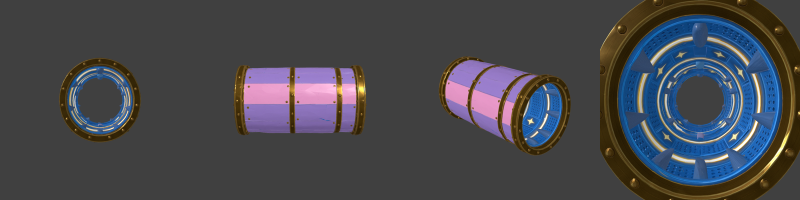
#> input picture Design/meshy_tunnel_views.png, 1600 x 400 px, given in place of 01_Original_Approved_Screen_4.jpg, which was not available (shown at 1/2 size)
$ python zone_water.py ../../../../../../../../../../../Design/meshy_tunnel_views.png
#> lines starting #> are read from the running program, lines starting #| are printed output that depends on the picture; after the words box and inside, x2 and y2 are one past the last pixel; in counts of white or black regions, pixels touching at a corner belong together
"""Water by zone (diagnostic only, sixteenth session): the tunnel's water and the foreground water, original vs game.

    python zone_water.py label=frame.png ...   (the ORIGINAL first, automatically; frames resized to 767 x 1536)

Zones (shares of the frame): TUNNEL x 0.32-0.68, y 0.22-0.52 (the rings round the centre, clear of the side brushes);
FOREGROUND y 0.72-0.97, the full width (her pink, gold and the HUD buttons' corners left out). Classes (HSV, h in degrees):
  cobalt     h 205-235, s >= 0.60, v 0.45-0.92  (the saturated deep blue)
  turquoise  h 180-204, s >= 0.45, v > 0.55
  pale       h 185-235, s 0.12-0.45, v > 0.75   (icy pale blue)
  white      s < 0.12, v > 0.88
  lavender   h 236-290, s > 0.12, v > 0.5      (periwinkle / lavender)
  rainbow    h 20-180 or 290-345, s > 0.15, not gold  (pastel non-blue tints in the water)
and the mean saturation and the local contrast: the mean standard deviation of luminance in 15 x 15 px windows (low = soft,
"cloudy"; the original is the reference)."""
import sys, numpy as np, cv2
from PIL import Image
ORIG = '/home/user/bubblegame/.claude/worktrees/agent-a19467485d7ab6a56/Design/ReferencePacks/2026-11-04_Round6_Construction_Guide/01_Original_Approved_Screen_4.jpg'
def zone(a, name):
    H, W = 1536, 767
    if name == 'TUNNEL': y0, y1, x0, x1 = 0.22, 0.52, 0.32, 0.68
    else: y0, y1, x0, x1 = 0.72, 0.97, 0.0, 1.0
    z = a[int(y0 * H):int(y1 * H), int(x0 * W):int(x1 * W)]
    hsv = cv2.cvtColor(z, cv2.COLOR_RGB2HSV).astype(float); h, s, v = hsv[..., 0] * 2, hsv[..., 1] / 255, hsv[..., 2] / 255
    gold = (h > 20) & (h < 65) & (s > 0.35); pink = ((h >= 290) | (h <= 15)) & (s > 0.3)
    keep = ~(gold | pink)
    if name == 'FOREGROUND':
        yy, xx = np.mgrid[0:z.shape[0], 0:z.shape[1]]; yy = yy / H + y0; xx = xx / W
        keep &= ~((yy > 0.885) & ((xx < 0.37) | (xx > 0.66)))
    L = cv2.cvtColor(z, cv2.COLOR_RGB2GRAY).astype(float)
    m1 = cv2.blur(L, (15, 15)); m2 = cv2.blur(L * L, (15, 15)); sd = np.sqrt(np.maximum(m2 - m1 * m1, 0))
    k = keep
    r = {'cobalt': ((h >= 205) & (h <= 235) & (s >= 0.6) & (v >= 0.45) & (v <= 0.92))[k].mean(),
         'turq': ((h >= 180) & (h < 205) & (s >= 0.45) & (v > 0.55))[k].mean(),
         'pale': ((h >= 185) & (h <= 235) & (s >= 0.12) & (s < 0.45) & (v > 0.75))[k].mean(),
         'white': ((s < 0.12) & (v > 0.88))[k].mean(),
         'lav': ((h > 235) & (h < 290) & (s > 0.12) & (v > 0.5))[k].mean(),
         'rainbow': ((((h >= 20) & (h < 180)) | ((h > 290) & (h <= 345))) & (s > 0.15) & ~gold)[k].mean(),
         'sat': s[k].mean(), 'contrast': sd[k].mean()}
    return r
rows = [('ORIGINAL', ORIG)] + [x.split('=', 1) for x in sys.argv[1:]]
for name in ('TUNNEL', 'FOREGROUND'):
    print(f'\n{name} | cobalt | turquoise | pale | white | lavender | rainbow | mean sat | local contrast')
    print('|---|---|---|---|---|---|---|---|---|')
    for lab, p in rows:
        a = np.asarray(Image.open(p).convert('RGB').resize((767, 1536), Image.LANCZOS))
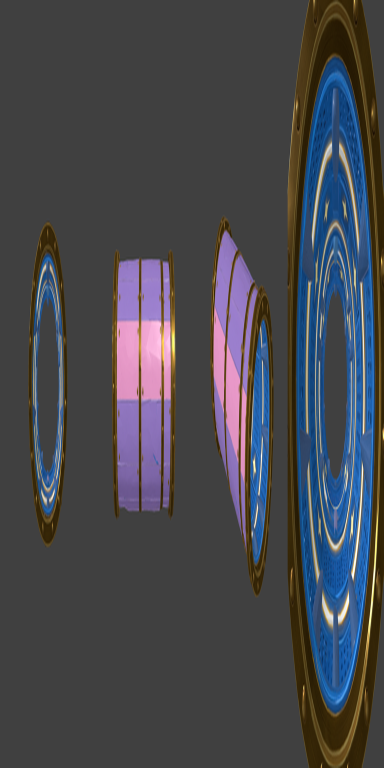
#> a: shape (1536, 767, 3) (shown at 1/2 size); mean R, G, B 70.6, 71.5, 77.2
        r = zone(a, name)
#> in zone, `z = a[int(y0 * H):int(y1 * H), int(x0 * W):int(x1 * W)]`:
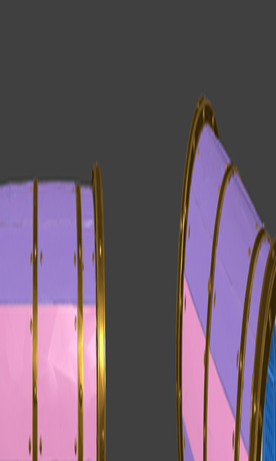
#> z: shape (461, 276, 3); mean R, G, B 109.2, 90.8, 106.3
#> in zone, `hsv = cv2.cvtColor(z, cv2.COLOR_RGB2HSV).astype(float)`:
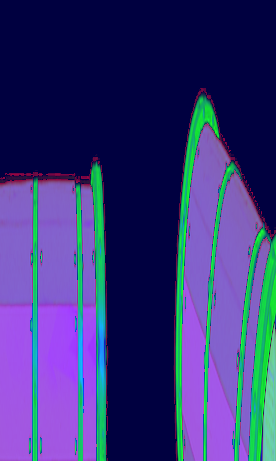
#> hsv: shape (461, 276, 3) float64; mean R, G, B 53.2, 53.4, 119.1
#> in zone, `gold = (h > 20) & (h < 65) & (s > 0.35)`:
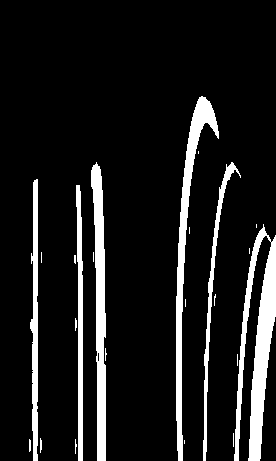
#> gold: shape (461, 276) bool; 11.1% white; 23 white regions (14 under 20 px), largest, box (x1, y1, x2, y2) and area: (234, 224, 276, 461) 4118, (176, 96, 219, 461) 2930, (91, 162, 106, 461) 2714
#> in zone, `pink = ((h >= 290) | (h <= 15)) & (s > 0.3)`: pink: shape (461, 276) bool; 12.1% white; 20 white regions (13 under 20 px), largest, box (x1, y1, x2, y2) and area: (0, 305, 33, 461) 4867, (38, 307, 78, 461) 4137, (182, 277, 206, 461) 3075
#> in zone, `keep = ~(gold | pink)`:
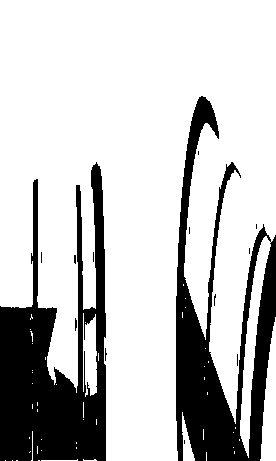
#> keep: shape (461, 276) bool; 76.8% white; 14 black regions (11 under 20 px), largest, box (x1, y1, x2, y2) and area: (0, 162, 106, 461) 15794, (176, 96, 276, 461) 13587, (75, 318, 77, 331) 21
#> in zone, `m1 = cv2.blur(L, (15, 15))`:
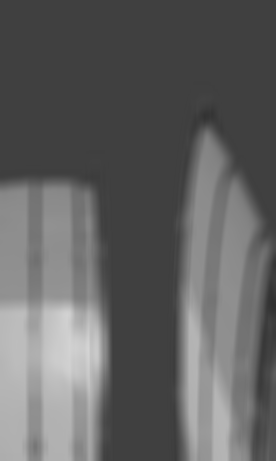
#> m1: shape (461, 276) float64; min 48.51, max 212.2, mean 98.1
#> in zone, `sd = np.sqrt(np.maximum(m2 - m1 * m1, 0))`:
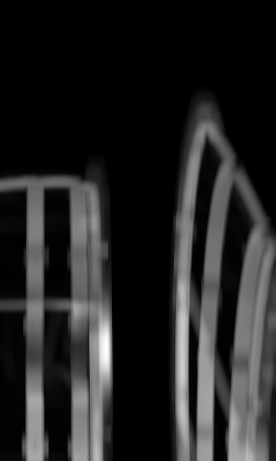
#> sd: shape (461, 276) float64; min 0, max 75.57, mean 10.9; drawn with min black and max white
#> in zone, `r = {'cobalt': ((h >= 205) & (h <= 235) & (s >= 0.6) & (v >= 0.45) & (..`: r = {'cobalt': 0.013, 'turq': 0, 'pale': 0, 'white': 0, 'lav': 0.237, 'rainbow': 0.0434, 'sat': 0.114, 'contrast': 6.35}
        print(f"| {lab} | {r['cobalt'] * 100:.1f} % | {r['turq'] * 100:.1f} | {r['pale'] * 100:.1f} | {r['white'] * 100:.1f} | {r['lav'] * 100:.1f} | {r['rainbow'] * 100:.1f} | {r['sat']:.2f} | {r['contrast']:.1f} |")
#| | ORIGINAL | 1.3 % | 0.0 | 0.0 | 0.0 | 23.7 | 4.3 | 0.11 | 6.4 |
#> (the run stopped early here; a loop or call above may not have finished)
